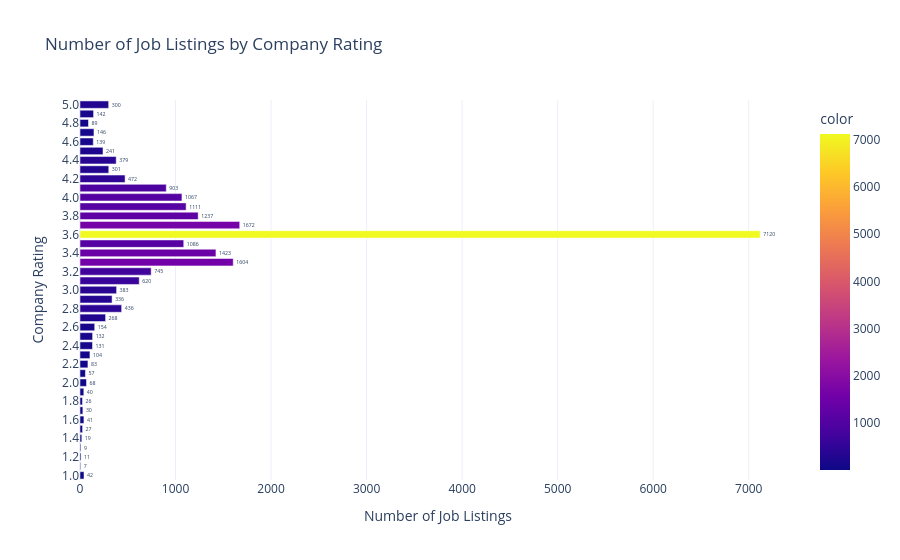

Notebook code for this chart:
### Code cell
rating_counts = df['company_rating'].value_counts().sort_index()

fig = px.bar(
    x=rating_counts.values,
    y=rating_counts.index.astype(str),
    orientation='h',
    text=rating_counts.values,
    color=rating_counts.values,
    title='Number of Job Listings by Company Rating'
)

fig.update_layout(
    xaxis_title='Number of Job Listings',
    yaxis_title='Company Rating',
    template='plotly_white'
)

fig.update_traces(textposition='outside')

fig.show()

### Figure 1 — Plotly figure (JSON) as saved in the notebook; plotly's stock layout.template omitted (floating-point values rounded to 4 significant figures)
{"data": [{"hovertemplate": "x=%{x}<br>y=%{y}<br>text=%{text}<br>color=%{marker.color}<extra></extra>", "legendgroup": "", "marker": {"color": [42, 7, 11, 9, 19, 27, 41, 30, 26, 40, 68, 57, 83, 104, 131, 132, 154, 268, 436, 336, 383, 620, 745, 1604, 1423, 1086, 7120, 1672, 1237, 1111, 1067, 903, 472, 301, 379, 241, 139, 146, 89, 142, 300], "coloraxis": "coloraxis", "pattern": {"shape": ""}}, "name": "", "orientation": "h", "showlegend": false, "text": [42.0, 7.0, 11.0, 9.0, 19.0, 27.0, 41.0, 30.0, 26.0, 40.0, 68.0, 57.0, 83.0, 104.0, 131.0, 132.0, 154.0, 268.0, 436.0, 336.0, 383.0, 620.0, 745.0, 1604.0, 1423.0, 1086.0, 7120.0, 1672.0, 1237.0, 1111.0, 1067.0, 903.0, 472.0, 301.0, 379.0, 241.0, 139.0, 146.0, 89.0, 142.0, 300.0], "textposition": "outside", "type": "bar", "x": [42, 7, 11, 9, 19, 27, 41, 30, 26, 40, 68, 57, 83, 104, 131, 132, 154, 268, 436, 336, 383, 620, 745, 1604, 1423, 1086, 7120, 1672, 1237, 1111, 1067, 903, 472, 301, 379, 241, 139, 146, 89, 142, 300], "xaxis": "x", "y": ["1.0", "1.1", "1.2", "1.3", "1.4", "1.5", "1.6", "1.7", "1.8", "1.9", "2.0", "2.1", "2.2", "2.3", "2.4", "2.5", "2.6", "2.7", "2.8", "2.9", "3.0", "3.1", "3.2", "3.3", "3.4", "3.5", "3.6", "3.7", "3.8", "3.9", "4.0", "4.1", "4.2", "4.3", "4.4", "4.5", "4.6", "4.7", "4.8", "4.9", "5.0"], "yaxis": "y"}], "layout": {"barmode": "relative", "coloraxis": {"colorbar": {"title": {"text": "color"}}, "colorscale": [[0, "#0d0887"], [0.1111, "#46039f"], [0.2222, "#7201a8"], [0.3333, "#9c179e"], [0.4444, "#bd3786"], [0.5556, "#d8576b"], [0.6667, "#ed7953"], [0.7778, "#fb9f3a"], [0.8889, "#fdca26"], [1, "#f0f921"]]}, "legend": {"tracegroupgap": 0}, "title": {"text": "Number of Job Listings by Company Rating"}, "xaxis": {"anchor": "y", "domain": [0, 1], "title": {"text": "Number of Job Listings"}}, "yaxis": {"anchor": "x", "domain": [0, 1], "title": {"text": "Company Rating"}}}}
